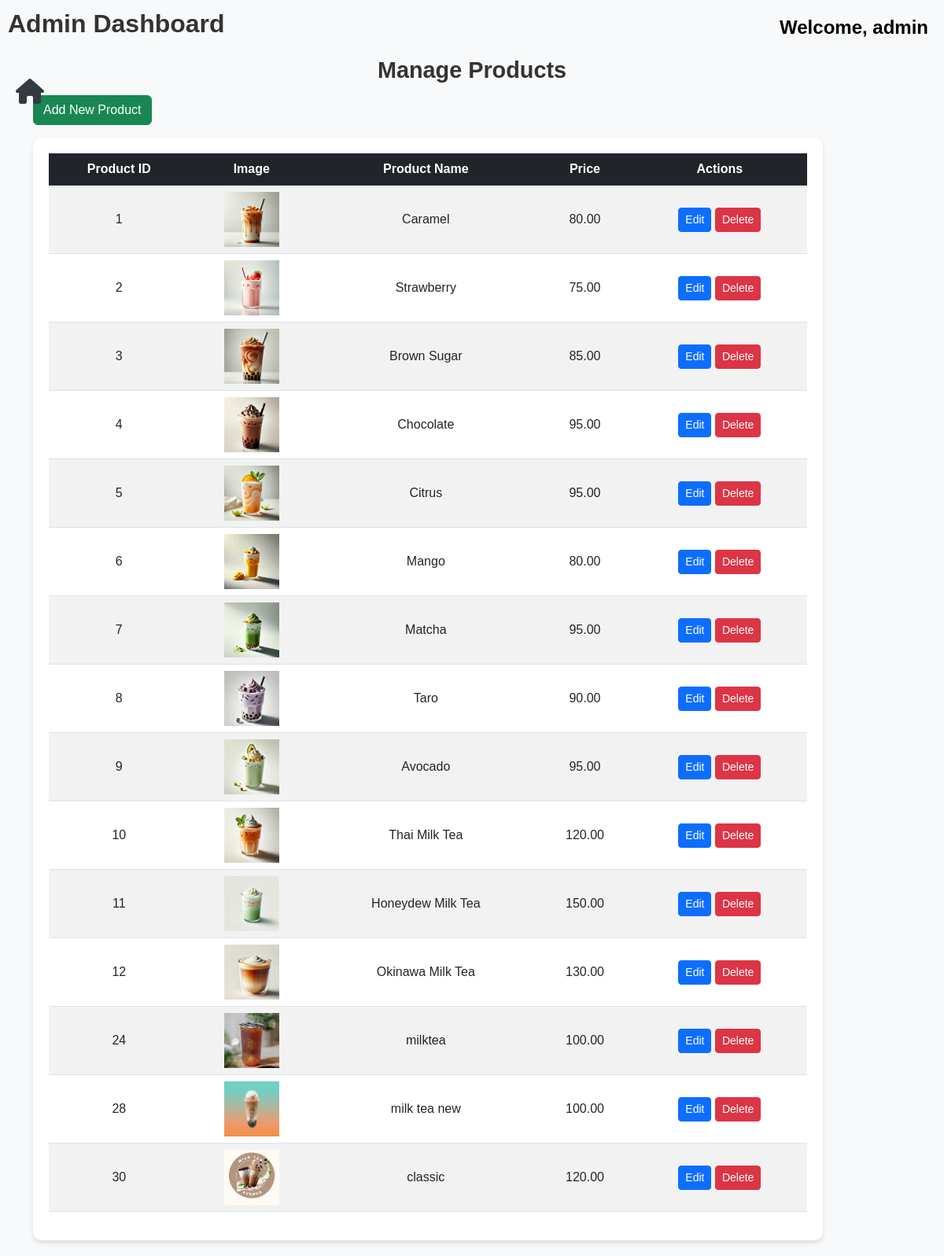
Page /products.php (signed in) on the committed database.
### tables this page shows
CREATE TABLE `products` (
  `id` int(11) NOT NULL,
  `product_name` varchar(255) NOT NULL,
  `price` decimal(10,2) NOT NULL,
  `image` varchar(255) NOT NULL,
  `description` text NOT NULL
);

### products.php (the view, shortened to what this page needs)
<?php
include('db.php');
?>
<!DOCTYPE html>
<html lang="en">
<head>
    <link href="https://cdn.jsdelivr.net/npm/bootstrap@5.3.0/dist/css/bootstrap.min.css" rel="stylesheet">
    <link rel="stylesheet" href="https://cdnjs.cloudflare.com/ajax/libs/font-awesome/6.0.0-beta3/css/all.min.css">
</head>
<body>
    <i class="fas fa-home toggle-btn" onclick="toggleSidebar()"></i>
    <div class="content" id="content">
        <div class="header">
            <div class="header-left">Admin Dashboard</div>
            <div class="header-right">
                Welcome, <a href="login.php" style="color: black; text-decoration: none; font-weight: bold;">admin</a>
            </div>
        </div>
        <div class="container mt-5">
            <div class="manage-users-heading">Manage Products</div>
            <div class="d-flex justify-content-between mb-3">
                <a href="add_product.php" class="btn btn-success">Add New Product</a>
            </div>
            <div class="table-container product-table">
                <table class="table table-striped">
                    <thead class="table-dark">
                        <tr>
                            <th>Product ID</th>
                            <th>Image</th>
                            <th>Product Name</th>
                            <th>Price</th>
                            <th>Actions</th>
                        </tr>
                    </thead>
                    <tbody>
                        <?php
                        $query = "SELECT * FROM products";
                        $result = mysqli_query($conn, $query);
                        if (mysqli_num_rows($result) > 0) {
                            while ($row = mysqli_fetch_assoc($result)) {
                                echo '<tr>';
                                echo '<td>' . $row['id'] . '</td>';
                                echo '<td><img src="' . htmlspecialchars($row['image']) . '" alt="' . htmlspecialchars($row['product_name']) . '" width="70" height="70"></td>';
                                echo '<td>' . htmlspecialchars($row['product_name']) . '</td>';
                                echo '<td>' . number_format($row['price'], 2) . '</td>';
                                echo '<td>';
                                echo '<a href="edit_product.php?id=' . $row['id'] . '" class="btn btn-primary btn-sm">Edit</a> ';
                                echo '<a href="products.php?delete_id=' . $row['id'] . '" class="btn btn-danger btn-sm" onclick="return confirm(\'Are you sure you want to delete this product?\')">Delete</a>';
                                echo '</td>';
                                echo '</tr>';
                            }
                        } else {
                            echo '<tr><td colspan="5">No products available.</td></tr>';
                        }
                        ?>
                    </tbody>
                </table>
            </div>
        </div>
    </div>
</body>
</html>

### products.php (style rules this page uses)
body { font-family: 'Arial', sans-serif; background-color: #f8f9fa; margin: 0; padding: 0; }
.content { margin-left: 0; padding: 20px; transition: margin-left 0.3s ease; }
.header { display: flex; align-items: center; justify-content: space-between; padding: 10px 20px; margin-top: -20px; }
.header-left { font-size: 2rem; font-weight: bold; color: #333; position: absolute; left: 10px; margin-top: 40px; transition: margin-left 0.3s ease; }
.header-right { font-size: 1.5rem; color: black; font-weight: bold; text-align: right; position: absolute; right: 20px; margin-top: 50px; }
.toggle-btn { font-size: 2rem; color: #343a40; position: absolute; top: 100px; left: 20px; cursor: pointer; }
.product-table { margin-top: 0; max-width: 90%; text-align: center; }
.product-table th, .product-table td { text-align: center; vertical-align: middle; }
.table-container { padding: 20px; background-color: white; border-radius: 10px; box-shadow: 0 4px 6px rgba(0, 0, 0, 0.1); }
.manage-users-heading { font-size: 1.8rem; font-weight: bold; text-align: center; margin: 0 0 10px; color: #333; }

### rows in the picture
products: id "1", shows a picture, product_name "Caramel", price "80.00"
products: id "2", image (picture), product_name "Strawberry", price "75.00"
products: id "3", image (picture), product_name "Brown Sugar", price "85.00"
products: id "4", image (picture), product_name "Chocolate", price "95.00"
products: id "5", image+product_name (picture), product_name "Citrus", price "95.00"
products: id "6", image+product_name (picture), product_name "Mango", price "80.00"
products: id "7", image (picture), product_name "Matcha", price "95.00"
products: id "8", image+product_name (picture), product_name "Taro", price "90.00"
products: id "9", image (picture), product_name "Avocado", price "95.00"
products: id "10", image (picture), product_name "Thai Milk Tea", price "120.00"
products: id "11", image (picture), product_name "Honeydew Milk Tea", price "150.00"
products: id "12", image (picture), product_name "Okinawa Milk Tea", price "130.00"
products: id "24", image (picture), product_name "milktea", price "100.00"
products: id "28", image (picture), product_name "milk tea new", price "100.00"
products: id "30", image (picture), product_name "classic", price "120.00"
